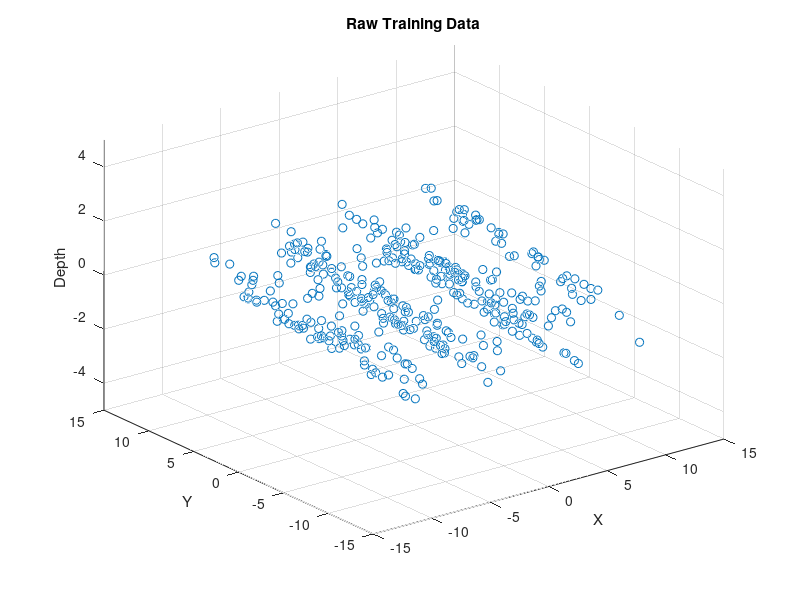

Write the MATLAB code that produced this figure. (Note: this script raises an error after producing the figure.)
%%% 3D GPR in MATLAB // URI Phillip Parisi - Update June 2022

% THIS VERSION USES 3D DATA (technically, 2.5D data)
% X and Y --> position on seafloor (training inputs)
% Z --> depth of seafloor at given position (training outputs)

%%%% GUIDE TO USE
% .m files you need (all in one folder):
% 1. this script, which is the main script
% gpr_functions folder
    % 2. SqExpKernel.m, the kernel function
    % 3. K_Function.m, which builds the covariance matrix

% Add gpr_functions to the path
% you can do this manually with addpath(.../filepath/gpr_functions) 
    % if below code does not work
dir_path = cd;
idcs = strfind(dir_path,'/');
func_dir = dir_path(1:idcs(end));
func_dir = strcat(func_dir,"gpr_functions");
addpath(func_dir);

%%%% RUNNING & PARAMETERS TO TWEAK
% this script should be good to run out-of-the-box
% there will be randomly generated x-data (training data), plotted in blue
% the GPR data points are plotted in red w/ error bars (uncertainty)

% You can TUNE
% - Kernel Hyperparameters: lengthscale -> hp.L, verticalscale, hp.sigma
% - not recommended to change the map_size, but possible

%%%%%%%%%%%%%%%%%%%%%%%%%%%%%%%%%%%%%%%%%%%%%%%% SETUP
clc, clearvars, close all, format compact

% Kernel Hyperparameters
hp.L = 3;           % lengthscale (high = smoother, low = noisier)
hp.sigma_p = 4;         % process noise (output scale / vertical scale)
hp.sigma_n = 0.6;   % sensor noise (used to create W)
hp.kerneltype = 'exact'; % 'exact' or 'sparse' approximate kernel

%%%%%% Generate Random Training Data + Noise (2.5D)
map_size = 20; % side of square map dimensions, keep this even if you can 
x = (-map_size/2:(map_size/2-1));
y = (-map_size/2:(map_size/2-1));
[X,Y] = meshgrid(x,y);

% Matrices map_size x map_size
X = X + randn(map_size,map_size);
Y = Y + randn(map_size,map_size);
Z = 1*sin(X) + Y/20;                    % shape of curve!
% gaussian nosie
noise.mu = 0; noise.sigma = 0.25;
Z = Z + normrnd(noise.mu,noise.sigma,map_size,map_size)/5;

% Reshape (map_size^2 x 1)
X1 = reshape(X,map_size^2,1);
Y1 = reshape(Y,map_size^2,1);
Z1 = reshape(Z,map_size^2,1);

% Rename and Clear Variables
X = [X1 Y1];
Y = Z1;
nnum = length(Y);
clearvars -except X Y map_size nnum hp

% Plot
figure
scatter3(X(:,1),X(:,2),Y,'k.')
xlabel('X'),ylabel('Y'),zlabel('Depth')
title('Raw Training Data'), zlim([-5 5])

%%%%%% Prediction Points STAR
% predict at more points than the raw data
predict_pts = map_size*2;
x_star = (-predict_pts/2:0.5:(predict_pts/2)-0.5); 
y_star = (-predict_pts/2:0.5:(predict_pts/2)-0.5); %adding pts twice as dense
[x_star,y_star] = meshgrid(x_star,y_star);
x_star = reshape(x_star,(2*predict_pts)^2,1);
y_star = reshape(y_star,(2*predict_pts)^2,1);

X_Star = [x_star y_star]; % m x 2 % vertical array, can add training data for prediction X
clear x_star y_star

disp('...test data generated, run the next section...')

%%
%%%%%%%%%%%%%%%%%%%%%%%%%%%%%%%%%%%%%%%%%%%%%%%% MATRIX CALCS
clc, close all, disp('...running, may take a minute...')
tic 

% Calculate V and Inv(V)                            % depends on training x-points only
W = (hp.sigma_n^2)*eye(nnum);                       % Whitenoise (identity * sigmasquared)
V = K_Function(X,X,hp) + W;                         % Calculate Covariance Matrix using Kernel
%V_inv = inv(V); %expensive!


% Generate K Parameters
K_Star = K_Function(X_Star,X,hp);                   % Calculate K_Star for New Point(s)
tic
K_StarStar = K_Function(X_Star,X_Star,hp);          % Calculate K_StarStar for New Point(s)
kerneltime = toc
% Cholesky Decomposition
L = chol(V,'lower');                               % Lower triangular cholesky factor

% Calculate Predictions!                            % Finally bring in the training y-points here
%Y_Star_Hat = K_Star * V_inv * Y;                    % Y Predictions (mean values of Gaussians)
Y_Star_Hat = K_Star * CholeskySolve(L,Y);
%CapSigma_Star = K_StarStar - K_Star * V_inv * K_Star'; % Variance Predictions (gives us mean, var for each pt)
CapSigma_Star = K_StarStar-K_Star*CholeskySolve(L,K_Star');
Y_Star_Var = diag(CapSigma_Star);                      % The diagonals store the variances we want!

toc
%%%%%%%%%%%%%%%%%%%%%%%%%%%%%%%%%%%%%%%%%%%%%%%% PLOTS

%%%% Plot Raw Data
figure
scatter3(X(:,1),X(:,2),Y, ...       % Training Data
    2, ... % marker size
    'k') % color of pts
xlabel('X'),ylabel('Y'),zlabel('Depth')
title('Raw Training Data'), zlim([-5 5])

%%%%% Plot Prediction Data
% 2sigma are plotted rather than variance
figure
scatter3(X(:,1),X(:,2),Y, ...       % Training Data
    2, ... % marker size
    'k') % color of pts
scatter3(X_Star(:,1),X_Star(:,2),Y_Star_Hat,...  % Predictions
    10,... % marker size
    2*sqrt(Y_Star_Var), ... % 2sigma
    'filled') % color of pts
xlabel('X'), ylabel('Y'), zlabel('Depth')
title('GPR 3D - Seafloor Ripples')
zlim([-5 5])
legend('Predictions','Location','North')
colormap(); 
bar = colorbar();
ylabel(bar,'variance')
xlabel('X'), ylabel('Y'), zlabel('Depth')
title('GPR 3D - Seafloor Ripples')
zlim([-5 5])

% Training and Prediction Data
figure
scatter3(X(:,1),X(:,2),Y, ...       % Training Data
    2, ... % marker size
    'k') % color of pts
hold on

scatter3(X_Star(:,1),X_Star(:,2),Y_Star_Hat,...  % Predictions
    10,... % marker size
    2*sqrt(Y_Star_Var), ... % 2sigma
    'filled') % color of pts
xlabel('X'), ylabel('Y'), zlabel('Depth')
title('GPR 3D - Seafloor Ripples')
zlim([-5 5])
colormap(); 
legend('Raw Data','Predictions','Location','North')
bar = colorbar();
ylabel(bar,'variance')

